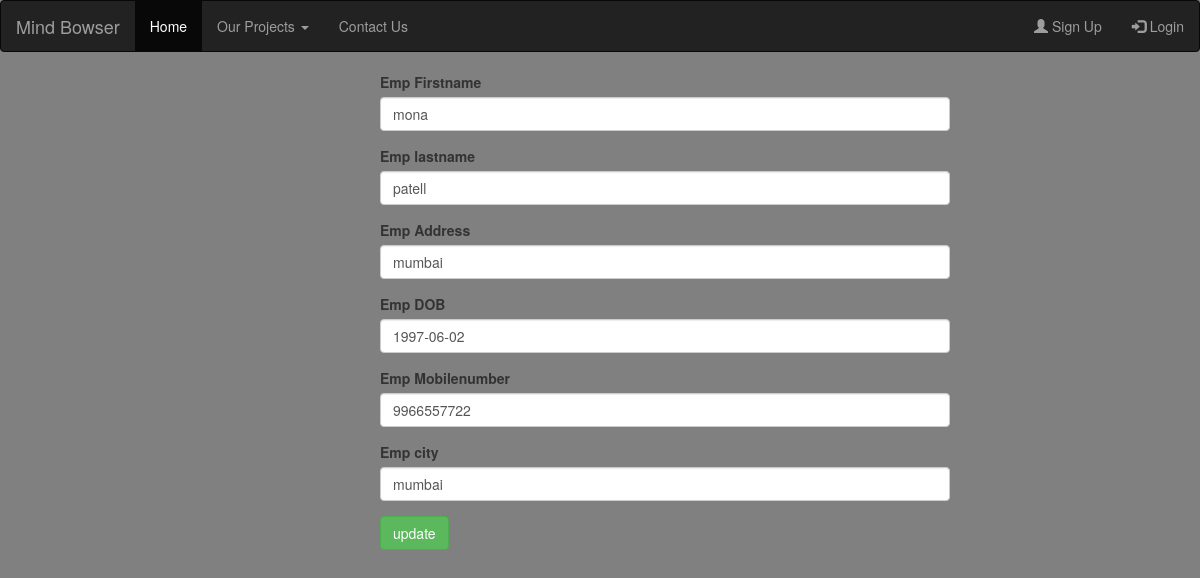
Screenshot of /update?id=14 with the database file from the repository.
### employee/models.py (models this page shows)
class EmployeeModel(models.Model):                                                            # employee table
    emp_Firstname=models.CharField(max_length=100, blank=True, null=False, default=None)
    emp_lastname=models.CharField(max_length=100, blank=True, null=True, default=None)
    emp_Address = models.CharField(max_length=100, blank=True, null=True, default=None)
    emp_DOB=models.DateField(max_length=30,blank=True, null=True, default=None)
    phone_regex = RegexValidator(regex=r'^\+?1?\d{9,15}$',
                                 message="Phone number must be entered in the format: '+999999999'. Up to 15 digits allowed.")
    emp_Mobilenumber = models.CharField(validators=[phone_regex], max_length=17, blank=True)
    emp_city=models.CharField(max_length=100,blank=True, null=True, default=None)
    class Meta:
        db_table = 'employee information'

### employee/views.py (the view, shortened to what this page needs)
# urls.py: path('update', views.update),
def update(request):                                                             # for update data post method
    id = request.GET['id']                                                        #update data of selected id
    result = EmployeeModel.objects.get(id=id)
    empForm = EmployeeForm(instance=result)
    return render(request, 'CRUD/update.html', {'empForm': empForm})

### employee/forms.py
class EmployeeForm(forms.ModelForm):                                 #Employee Form
    pass
    class Meta:
        model = EmployeeModel
        fields = '__all__'                                          #what field i required in model

### employee/templates/CRUD/update.html (shortened to what this page needs)
{% extends 'layout.html' %}
{% block content %}
{% load crispy_forms_tags %}
<form action="" method="post" novalidate> {% csrf_token %}
    {{ empForm | crispy }}
   <a href="/index"></a> <input type="submit" value="update" class="btn btn-success"/>
</form>
{% endblock %}

### employee/static/signup.css (style rules this page uses)
form { width:50%; margin-left: 350px; }
body { background-color: gray; }

### rows the page displays
EmployeeModel: emp_Firstname "mona", emp_lastname "patell", emp_Address "mumbai", emp_DOB "1997-06-02", emp_Mobilenumber "9966557722", emp_city "mumbai"
